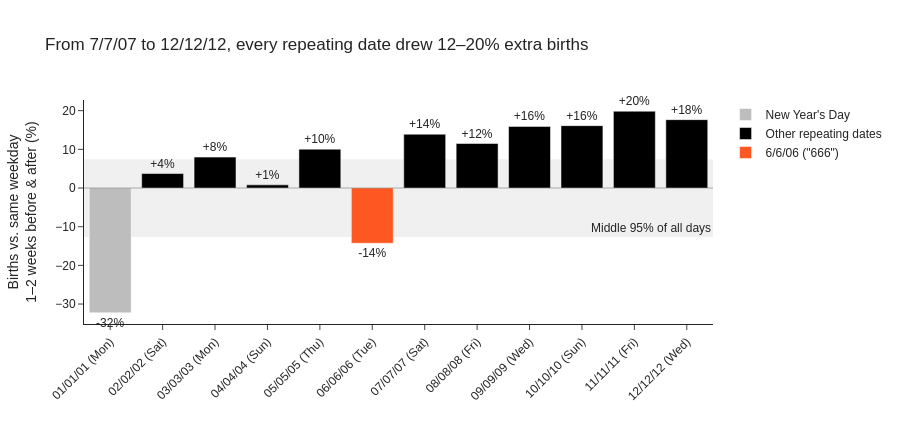

This figure's notebook cell:
### Code cell
def date_group(row):
    if row['label'].startswith('01/01/01'):
        return "New Year's Day"
    if row['label'].startswith('06/06/06'):
        return '6/6/06 ("666")'
    return 'Other repeating dates'

df_repeating['group'] = df_repeating.apply(date_group, axis=1)

streak = df_repeating[df_repeating['date'].dt.year >= 2007]['pct_vs_same_weekday_median']

fig = px.bar(
    df_repeating,
    x='label',
    category_orders={'label': df_repeating['label'].tolist()},
    y='pct_vs_same_weekday_median',
    color='group',
    color_discrete_map={'Other repeating dates': 'black', '6/6/06 ("666")': ACCENT, "New Year's Day": GRAY},
    text=df_repeating['pct_vs_same_weekday_median'].map('{:+.0f}%'.format),
    labels={
        'label': '',
        'pct_vs_same_weekday_median': 'Births vs. same weekday<br>1–2 weeks before & after (%)',
        'group': '',
    },
    title=f'From 7/7/07 to 12/12/12, every repeating date drew {streak.min():.0f}–{streak.max():.0f}% extra births',
    height=440,
)
fig.add_hrect(
    y0=typical.iloc[0], y1=typical.iloc[1], fillcolor='gray', opacity=0.12, line_width=0, layer='below',
    annotation_text='Middle 95% of all days', annotation_position='bottom right',
)
fig.update_traces(textposition='outside', cliponaxis=False)
fig.add_hline(y=0, line_width=1, line_color='black')
fig.update_layout(xaxis_tickangle=-45)
fig.show()

### Figure 1 — Plotly figure (JSON) as saved in the notebook; plotly's stock layout.template omitted (floating-point values rounded to 4 significant figures)
{"data": [{"cliponaxis": false, "hovertemplate": "=%{x}<br>Births vs. same weekday<br>1–2 weeks before & after (%)=%{y}<br>text=%{text}<extra></extra>", "legendgroup": "New Year's Day", "marker": {"color": "#BDBDBD", "pattern": {"shape": ""}}, "name": "New Year's Day", "orientation": "v", "showlegend": true, "text": ["-32%"], "textposition": "outside", "type": "bar", "x": ["01/01/01 (Mon)"], "xaxis": "x", "y": [-32.26], "yaxis": "y"}, {"cliponaxis": false, "hovertemplate": "=%{x}<br>Births vs. same weekday<br>1–2 weeks before & after (%)=%{y}<br>text=%{text}<extra></extra>", "legendgroup": "Other repeating dates", "marker": {"color": "black", "pattern": {"shape": ""}}, "name": "Other repeating dates", "orientation": "v", "showlegend": true, "text": ["+4%", "+8%", "+1%", "+10%", "+14%", "+12%", "+16%", "+16%", "+20%", "+18%"], "textposition": "outside", "type": "bar", "x": ["02/02/02 (Sat)", "03/03/03 (Mon)", "04/04/04 (Sun)", "05/05/05 (Thu)", "07/07/07 (Sat)", "08/08/08 (Fri)", "09/09/09 (Wed)", "10/10/10 (Sun)", "11/11/11 (Fri)", "12/12/12 (Wed)"], "xaxis": "x", "y": [3.743, 7.993, 0.8203, 10.05, 13.92, 11.51, 15.93, 16.13, 19.86, 17.68], "yaxis": "y"}, {"cliponaxis": false, "hovertemplate": "=%{x}<br>Births vs. same weekday<br>1–2 weeks before & after (%)=%{y}<br>text=%{text}<extra></extra>", "legendgroup": "6/6/06 (\"666\")", "marker": {"color": "#FF5722", "pattern": {"shape": ""}}, "name": "6/6/06 (\"666\")", "orientation": "v", "showlegend": true, "text": ["-14%"], "textposition": "outside", "type": "bar", "x": ["06/06/06 (Tue)"], "xaxis": "x", "y": [-14.27], "yaxis": "y"}], "layout": {"annotations": [{"showarrow": false, "text": "Middle 95% of all days", "x": 1, "xanchor": "right", "xref": "x domain", "y": -12.67, "yanchor": "bottom", "yref": "y"}], "barmode": "relative", "height": 440, "legend": {"title": {"text": ""}, "tracegroupgap": 0}, "shapes": [{"fillcolor": "gray", "layer": "below", "line": {"width": 0}, "opacity": 0.12, "type": "rect", "x0": 0, "x1": 1, "xref": "x domain", "y0": -12.67, "y1": 7.464, "yref": "y"}, {"line": {"color": "black", "width": 1}, "type": "line", "x0": 0, "x1": 1, "xref": "x domain", "y0": 0, "y1": 0, "yref": "y"}], "title": {"text": "From 7/7/07 to 12/12/12, every repeating date drew 12–20% extra births"}, "xaxis": {"anchor": "y", "categoryarray": ["01/01/01 (Mon)", "02/02/02 (Sat)", "03/03/03 (Mon)", "04/04/04 (Sun)", "05/05/05 (Thu)", "06/06/06 (Tue)", "07/07/07 (Sat)", "08/08/08 (Fri)", "09/09/09 (Wed)", "10/10/10 (Sun)", "11/11/11 (Fri)", "12/12/12 (Wed)"], "categoryorder": "array", "domain": [0.0, 1.0], "tickangle": -45, "title": {"text": ""}}, "yaxis": {"anchor": "x", "domain": [0.0, 1.0], "title": {"text": "Births vs. same weekday<br>1–2 weeks before & after (%)"}}}}
